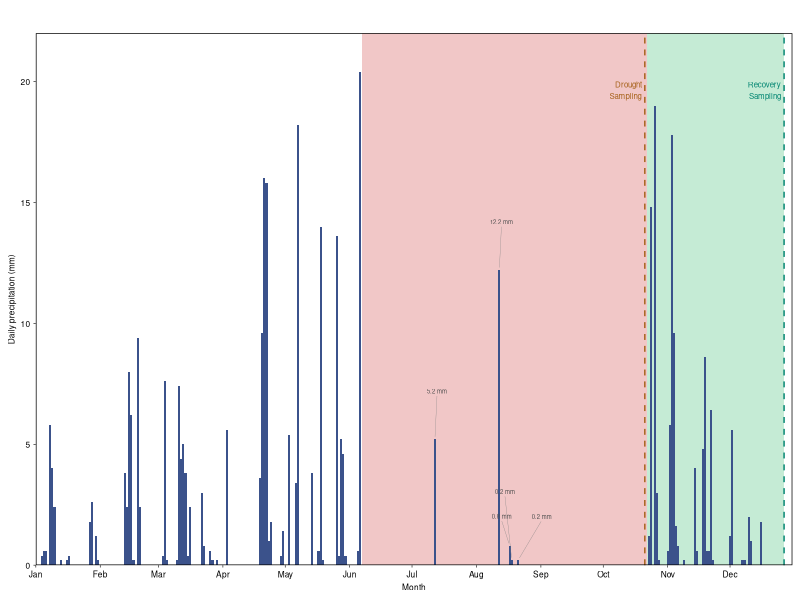
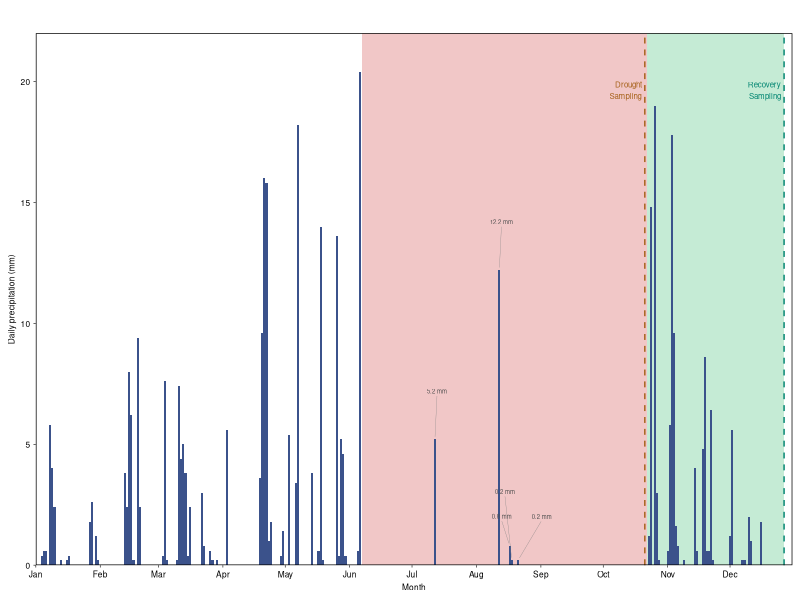
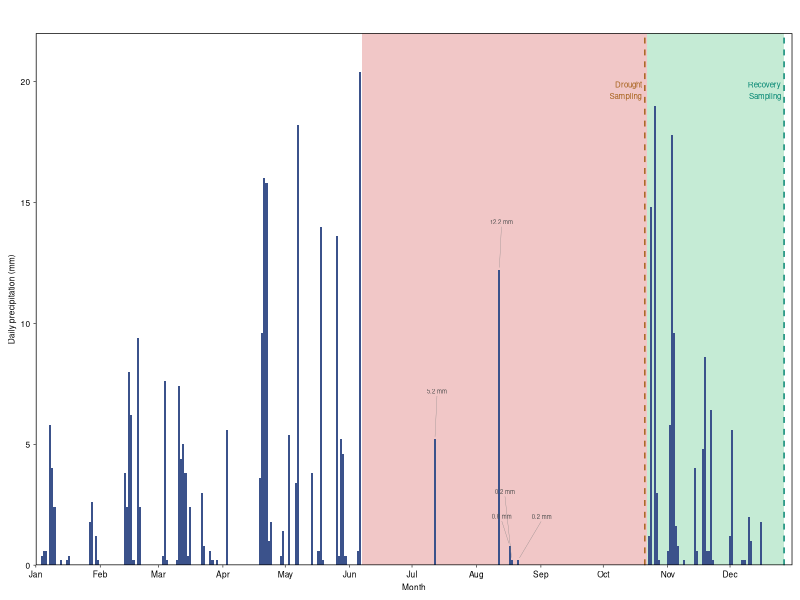

These charts were generated, in order, by the following R code:
################################################################################
#                                                                              #
#   PigmentCoordination_MedShrubland                                           #
#   ---------------------------------------------------                        #
#                                                                              #
#   Author:      [Paschalis Chatzopoulos]                                      #
#   Contact:     [paschatzop@gmail.com]                                        #
#   Date:        November 2025                                                 #
#   Paper:       [Pigment disorganization in Salvia rosmarinus under drought   #
#                 and nitrogen addition in a Mediterranean shrubland]          #
#   Data DOI:    [https://doi.org/10.6084/m9.figshare.30636824.v1]             #
#   Manuscript DOI: [10.XXXX/XXXXX]                                            #
#                                                                              #
#   DESCRIPTION:                                                               #
#   - Imports daily climatic data previously downloaded from AEMET and saved   #
#     as 'data/climatic.data.csv'.                                             #
#   - Tidies and aggregates precipitation data at different temporal scales    #
#     (annual and monthly).                                                    #
#   - Extracts and structures daily precipitation for the year 2011,           #
#     corresponding to the experimental period.                                #
#   - Defines key experimental dates (onset and end of drought and recovery    #
#     phases, and pigment sampling dates).                                     #
#   - Produces a publication-quality figure of daily precipitation for 2011,   #
#     highlighting drought and recovery periods and marking sampling dates.    #
#   - Exports the figure as high-resolution TIFF and PDF files.                #
#                                                                              #
################################################################################

# Load libraries for data manipulation and plotting
library(tidyverse)
library(ggrepel)

# Define plotting theme:
theme.plot <- theme_minimal() +
  theme(
    text = element_text(color = "black"),
    axis.text = element_text(color = "black", size = 6),
    axis.title = element_text(size = 6),
    panel.border = element_rect(color = "black", fill = NA, linewidth = 0.5),
    panel.grid.major = element_blank(),
    panel.grid.minor = element_blank(),
    axis.ticks = element_line(color = "black", size = 0.2),
    axis.ticks.length = unit(0.6, "mm")
  )

# Import daily climatic data previously retrieved from AEMET (script: 00)
data <- read.csv("data/climatic.data.csv")

# Tidy climatic data:
# - Convert columns
# - Split the date into year, month, and day
# - Remove rows with missing precipitation values
data.tidy <- data %>%
  mutate(
    fecha = as.Date(fecha),
    prec = as.numeric(prec),
    tmed = as.numeric(tmed),
    tmin = as.numeric(tmin),
    tmax = as.numeric(tmax)) %>%
  separate(fecha, into = c("year", "month", "day"), sep = "-") %>%
  # Decompose date into year, month, and day components
  filter(!is.na(prec))

# Calculate total annual precipitation for each year in the dataset:
data.tidy %>%
  group_by(year) %>%
  summarise(annual_prec = sum(prec, na.rm = TRUE))

# Calculate total September precipitation for each year:
sep.mean <- data.tidy %>%
  group_by(year, month) %>%
  summarise(annual_prec = sum(prec, na.rm = TRUE)) %>%
  filter(month == "09")

# Calculate mean September precipitation across all years:
sep.mean %>%
  ungroup() %>%
  summarise(mean.sep = mean(annual_prec, na.rm = TRUE))

# Calculate total precipitation per month in 2011:
data.tidy %>%
  filter(year == "2011") %>%
  group_by(month) %>%
  summarise(monthly.prec = sum(prec, na.rm = TRUE))

# Calculate mean annual precipitation across all years:
data.tidy %>%
  group_by(year) %>%
  summarise(annual.prec = sum(prec, na.rm = TRUE)) %>%
  summarise(mean.prec = mean(annual.prec, na.rm = TRUE))

# Subset data for the experimental year (2011) only:
data_2011 <- data.tidy %>%
  filter(year == "2011")

# Calculate monthly precipitation totals for all years
# and convert year and month to numeric for potential further analyses:
avg_prec <- data.tidy %>%
  group_by(year, month) %>%
  summarise(month_prec = sum(prec, na.rm = TRUE)) %>%
  # Convert month and year to numeric
  mutate(month = as.numeric(month),
         year = as.numeric(year)) 

# Prepare daily precipitation data for plotting in 2011:
# - Reconstruct a proper Date object from year, month, and day
# - Order rows chronologically
plot_data <- data_2011 %>%
  mutate(date = make_date(year, month, day)) %>%
  arrange(date)

# Define key experimental and climatic dates in 2011:
# - Sampling dates during drought and recovery
# - Start and end of imposed drought and recovery periods
sampling_drought <- as.Date("2011-10-21")
sampling_recovery <- as.Date("2011-12-27")

drought_start <- as.Date("2011-06-07")
drought_end   <- as.Date("2011-10-22")

recovery_start <- as.Date("2011-10-22")
recovery_end   <- as.Date("2011-12-27")

# Create the precipitation time series plot for 2011:
figure1 <- ggplot(plot_data, aes(x = date, y = prec)) +
  annotate("rect", xmin = drought_start, xmax = drought_end, 
           ymin = 0, ymax = Inf, 
           fill = "#d24644", alpha = 0.3) +
  annotate("rect", xmin = recovery_start, xmax = recovery_end, 
           ymin = 0, ymax = Inf, 
           fill = "#3fbc73", alpha = 0.3) +
  
  geom_col(fill = "#3b528b", width = 1, linewidth = 0, color = NA) +
  
  # Customise the x-axis
  scale_x_date(
    date_breaks = "1 month", 
    date_labels = "%b",
    limits = as.Date(c("2011-01-01", "2011-12-31")),
    expand = c(0, 0)) +
  
  # Mark sampling dates
  geom_vline(xintercept = sampling_drought, linetype = "dashed", color = "#A6611A", size = 0.5) +
  geom_vline(xintercept = sampling_recovery, linetype = "dashed", color = "#018571", size = 0.5) +
  
  annotate("text", x = sampling_drought, y = 20, label = "Drought\nSampling", 
           vjust = 1, hjust = 1.1, size = 2, color = "#A6611A") +
  annotate("text", x = sampling_recovery, y = 20, label = "Recovery\nSampling", 
           vjust = 1, hjust = 1.1, size = 2, color = "#018571") +
  
  # Add labels for rainfall events during the drought period
  geom_text_repel(
    data = subset(plot_data, prec != "14.8" & 
                    prec != "9.6"  & prec != "19" & prec != "0" &
                    date >= drought_start & date <= drought_end), 
    aes(label = paste0(prec, " mm")),
    nudge_y = 2,
    nudge_x = 1,
    box.padding = 0.5,
    point.padding = 0.2,
    segment.color = "gray50",
    segment.size = 0.1,
    size = 1.5, 
    color = "gray30") +
  
  scale_y_continuous(expand = c(0, 0), limits = c(0, 22)) +
  
  labs(
    x = "Month",
    y = "Daily precipitation (mm)", 
    title = "") +
  
  # Apply the custom, clean plotting theme
  theme.plot

print(figure1)

# Export the figure as high-resolution TIFF and PDF for publication
ggsave("exports/figures//Figure1.tiff", plot = figure1, width = 16, height = 10, units = "cm", dpi = 1200)
ggsave("exports/figures//Figure1.pdf", plot = figure1, width = 16, height = 10, units = "cm", dpi = 1200)
